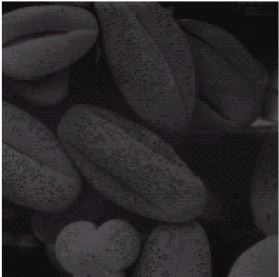
%> input picture 1.JPG, 279 x 277 px
$ octave GammaCorrection.m   (GNU Octave 9; MATLAB toolbox functions it lacks are replaced by stand-ins)
%> lines starting %> are read from the running program, lines starting %| are printed output that depends on the picture
clc
clear
close all

i = imread('1.jpg');
%> i is the input picture: size 277x279x3 uint8; mean R, G, B 43.8, 40.2, 43.9
if size(i,3)>1
	i = rgb2gray(i);
%> i: size 277x279 uint8
end
subplot(1,3,1); imshow(i);

r = (0:255)/255;
gamma = 0.3;
c = 1;

T = c*r.^gamma;
subplot(1,3,2); plot(r,T); axis square;

j = double(i);
for k=1:256
	j(j==k)=T(k);
end
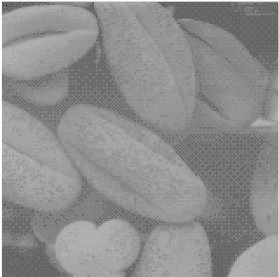
%> j: size 277x279 double; min 0, max 0.999, mean 0.559
subplot(1,3,3); imshow(j);
%> after `imshow(j)`:
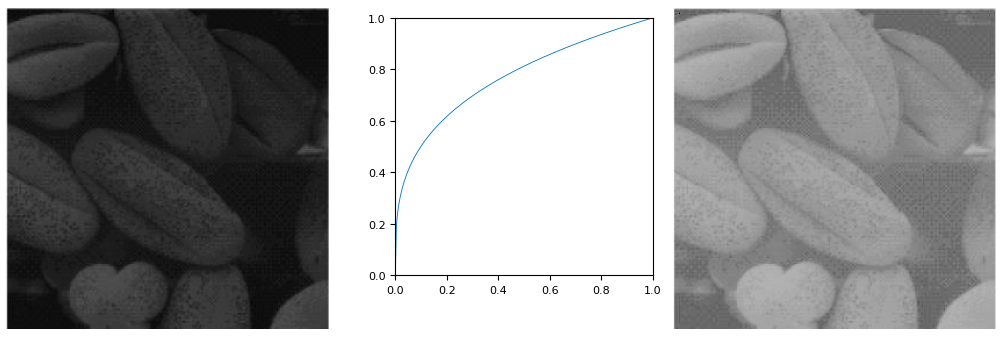
%> figure redrawn from the program's plot data, 3 panels
